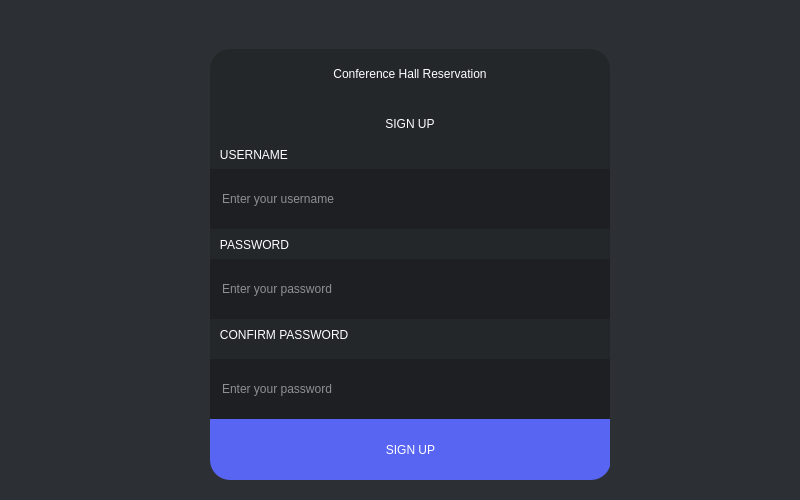
<?xml version="1.0" encoding="UTF-8"?>
<ui version="4.0">
 <class>Dialog</class>
 <widget class="QDialog" name="Dialog">
  <property name="geometry">
   <rect>
    <x>0</x>
    <y>0</y>
    <width>800</width>
    <height>500</height>
   </rect>
  </property>
  <property name="windowTitle">
   <string>Dialog</string>
  </property>
  <widget class="QWidget" name="widget" native="true">
   <property name="geometry">
    <rect>
     <x>0</x>
     <y>0</y>
     <width>801</width>
     <height>501</height>
    </rect>
   </property>
   <property name="styleSheet">
    <string notr="true">QWidget#widget{background-color:rgb(44, 47, 51)}</string>
   </property>
   <widget class="QFrame" name="loginCard">
    <property name="geometry">
     <rect>
      <x>210</x>
      <y>49</y>
      <width>400</width>
      <height>431</height>
     </rect>
    </property>
    <property name="styleSheet">
     <string notr="true">QFrame#loginCard {
    background-color: #23272A;
    border-radius: 20px;
}
</string>
    </property>
    <property name="frameShape">
     <enum>QFrame::Shape::StyledPanel</enum>
    </property>
    <property name="frameShadow">
     <enum>QFrame::Shadow::Raised</enum>
    </property>
    <widget class="QLabel" name="titleLabel">
     <property name="geometry">
      <rect>
       <x>0</x>
       <y>0</y>
       <width>400</width>
       <height>50</height>
      </rect>
     </property>
     <property name="styleSheet">
      <string notr="true">font: 900 16pt &quot;Segoe UI&quot;; color: white;</string>
     </property>
     <property name="text">
      <string>Conference Hall Reservation</string>
     </property>
     <property name="alignment">
      <set>Qt::AlignmentFlag::AlignCenter</set>
     </property>
    </widget>
    <widget class="QLabel" name="label">
     <property name="geometry">
      <rect>
       <x>0</x>
       <y>90</y>
       <width>401</width>
       <height>31</height>
      </rect>
     </property>
     <property name="styleSheet">
      <string notr="true">font: 700 10pt &quot;Segoe UI&quot;; color: rgb(255, 255, 255);</string>
     </property>
     <property name="text">
      <string>   USERNAME</string>
     </property>
    </widget>
    <widget class="QLabel" name="label_2">
     <property name="geometry">
      <rect>
       <x>0</x>
       <y>180</y>
       <width>400</width>
       <height>31</height>
      </rect>
     </property>
     <property name="styleSheet">
      <string notr="true">font: 700 10pt &quot;Segoe UI&quot;; color: rgb(255, 255, 255);</string>
     </property>
     <property name="text">
      <string>   PASSWORD</string>
     </property>
    </widget>
    <widget class="QLineEdit" name="usernameLineEdit">
     <property name="geometry">
      <rect>
       <x>0</x>
       <y>120</y>
       <width>400</width>
       <height>60</height>
      </rect>
     </property>
     <property name="styleSheet">
      <string notr="true">QLineEdit {
    background-color: #1E1F22;
    border: none;
    color: white;
    padding-left: 10px;
}
QLineEdit:focus {
    border: 1px solid #5865F2;
}
</string>
     </property>
     <property name="placeholderText">
      <string>Enter your username</string>
     </property>
    </widget>
    <widget class="QLineEdit" name="passwordLineEdit">
     <property name="geometry">
      <rect>
       <x>0</x>
       <y>210</y>
       <width>400</width>
       <height>60</height>
      </rect>
     </property>
     <property name="styleSheet">
      <string notr="true">QLineEdit {
    background-color: #1E1F22;
    border: none;
    color: white;
    padding-left: 10px;
}
QLineEdit:focus {
    border: 1px solid #5865F2;
}
</string>
     </property>
     <property name="echoMode">
      <enum>QLineEdit::EchoMode::Password</enum>
     </property>
     <property name="placeholderText">
      <string>Enter your password</string>
     </property>
    </widget>
    <widget class="QPushButton" name="SignupButton">
     <property name="geometry">
      <rect>
       <x>0</x>
       <y>370</y>
       <width>401</width>
       <height>61</height>
      </rect>
     </property>
     <property name="styleSheet">
      <string notr="true">QPushButton {
    font: 700 16pt &quot;Segoe UI&quot;;
    color: white;
    background-color: #5865F2;
    border-bottom-left-radius: 20px;
    border-bottom-right-radius: 20px;
}
QPushButton:hover {
    background-color: #4752C4;
}
</string>
     </property>
     <property name="text">
      <string>SIGN UP</string>
     </property>
    </widget>
    <widget class="QLabel" name="titleLabel_2">
     <property name="geometry">
      <rect>
       <x>0</x>
       <y>50</y>
       <width>400</width>
       <height>50</height>
      </rect>
     </property>
     <property name="styleSheet">
      <string notr="true">font: 900 16pt &quot;Segoe UI&quot;; color: white;</string>
     </property>
     <property name="text">
      <string>SIGN UP</string>
     </property>
     <property name="alignment">
      <set>Qt::AlignmentFlag::AlignCenter</set>
     </property>
    </widget>
    <widget class="QLabel" name="label_3">
     <property name="geometry">
      <rect>
       <x>0</x>
       <y>270</y>
       <width>400</width>
       <height>31</height>
      </rect>
     </property>
     <property name="styleSheet">
      <string notr="true">font: 700 10pt &quot;Segoe UI&quot;; color: rgb(255, 255, 255);</string>
     </property>
     <property name="text">
      <string>   CONFIRM PASSWORD</string>
     </property>
    </widget>
    <widget class="QLineEdit" name="ConfirmPasswordLineEdit">
     <property name="geometry">
      <rect>
       <x>0</x>
       <y>310</y>
       <width>400</width>
       <height>60</height>
      </rect>
     </property>
     <property name="styleSheet">
      <string notr="true">QLineEdit {
    background-color: #1E1F22;
    border: none;
    color: white;
    padding-left: 10px;
}
QLineEdit:focus {
    border: 1px solid #5865F2;
}
</string>
     </property>
     <property name="echoMode">
      <enum>QLineEdit::EchoMode::Password</enum>
     </property>
     <property name="placeholderText">
      <string>Enter your password</string>
     </property>
    </widget>
   </widget>
  </widget>
 </widget>
 <resources/>
 <connections/>
</ui>
